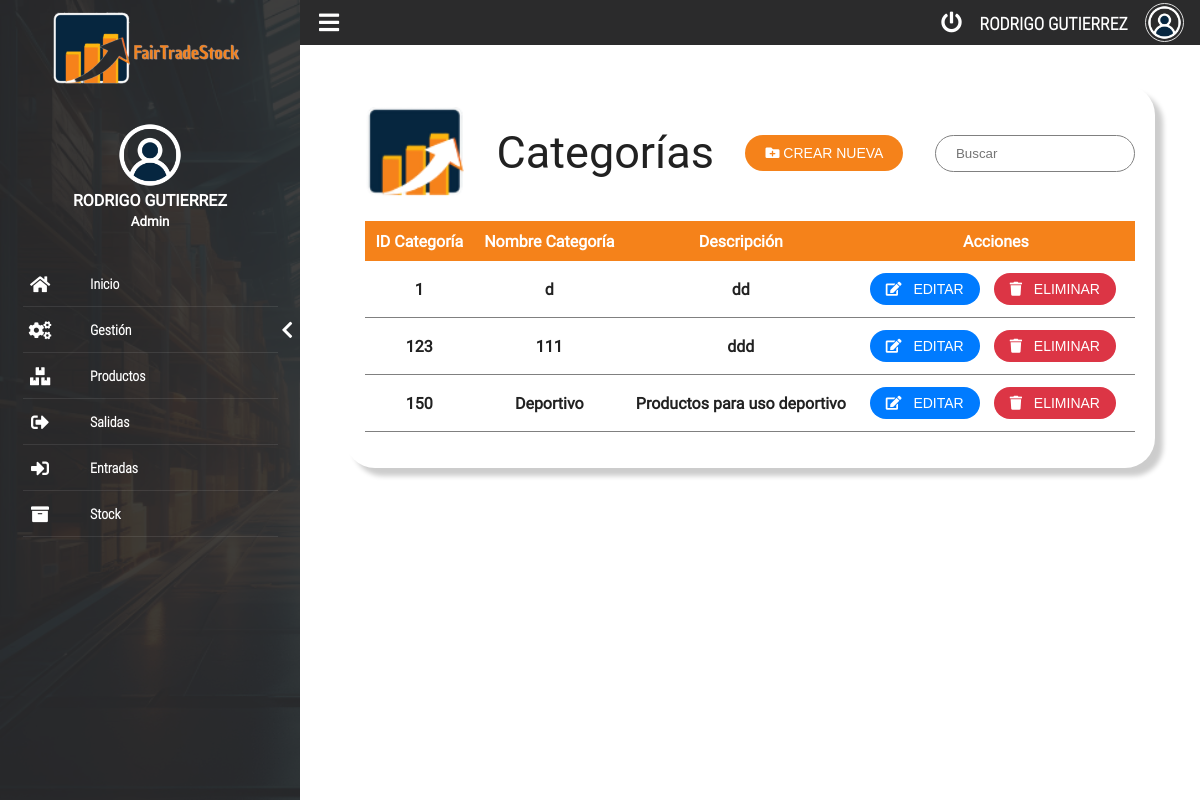
/?p=categorias, run on the app's committed database.
### tables this page shows
CREATE TABLE `categorias` (
  `id_categoria` int(11) NOT NULL,
  `nombre_categoria` varchar(255) NOT NULL,
  `descripcion_categoria` text DEFAULT NULL
);

### obtener_categorias.php (the view, shortened to what this page needs)
<?php
include 'conexion.php';
$sql = "SELECT * FROM categorias";
$result = $conn->query($sql);
if ($result->num_rows > 0) {
    while ($row = $result->fetch_assoc()) {
        echo "<tr>";
        echo "<td>" . htmlspecialchars($row["id_categoria"]) . "</td>";
        echo "<td>" . htmlspecialchars($row["nombre_categoria"]) . "</td>";
        echo "<td>" . htmlspecialchars($row["descripcion_categoria"]) . "</td>";
        echo '<td>
                <button class="editButton s-button" data-id="' . htmlspecialchars($row["id_categoria"]) . '"><i class="fas fa-edit"></i> Editar</button>
                <button class="deleteButton s-button" data-id="' . htmlspecialchars($row["id_categoria"]) . '"><i class="fas fa-trash"></i> Eliminar</button>
              </td>';
        echo "</tr>";
    }
} else {
    echo "<tr><td colspan='4'>No hay categorías registradas</td></tr>";
}
?>

### css/styles.css (style rules this page uses)
* { margin: 0; padding: 0; box-sizing: border-box; }
body { justify-content: center; align-items: center; min-height: 100vh; font-family: 'Raleway', sans-serif; background-color: white; }
button { outline: none; border: none; background-color: #F5821A; color: #ffffff; padding: 10px 20px; border-radius: 20px; text-transform: uppercase; font-size: 14px; cursor: pointer; transition: background-color 0.3s ease; }
tbody tr td { padding: 10px; text-align: center; border-bottom: 1px solid gray; }
.s-button { font-size: 14px; padding: 10px 20px; border-radius: 20px; background-color: #F5821A; color: #ffffff; border: none; outline: none; text-transform: uppercase; cursor: pointer; transition: background-color 0.3s ease; margin: 2px; }
.s-button { outline: none; border: none; background-color: #007bff; color: #ffffff; padding: 8px 16px; border-radius: 20px; text-transform: uppercase; font-size: 14px; cursor: pointer; transition: background-color 0.3s ease; margin-right: 8px; }
.s-button i { margin-right: 8px; }
.s-button.deleteButton { background-color: #dc3545; }

### css/main.css (style rules this page uses)
:root { --color-text: #3F51B5; --primary-color: #2B2B2C; --acent-color: #DB763B; }
html, body { width: 100%; height: 100%; margin: 0; padding: 0; font-size: 16px; font-family: "RobotoRegular"; position: relative; background-color: #fff; }

### data on the page
categorias: id_categoria "1", nombre_categoria "d", descripcion_categoria "dd"
categorias: id_categoria "123", nombre_categoria "111", descripcion_categoria "ddd"
categorias: id_categoria "150", nombre_categoria "Deportivo", descripcion_categoria "Productos para uso deportivo"
